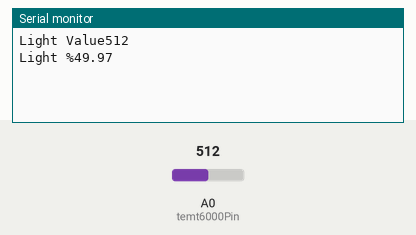
Simulated run of this sketch. Board: ESP8266 (NodeMCU). Shown: the last lines printed to the serial monitor. The inputs (shaded band) are chosen by the test bench; at power-on: A0 (temt6000Pin) = 512. WiFi joins after 1.5 s; servers stay silent unless stated.

Above: at 3.0 s.
3.1 s: A0 (temt6000Pin) set to 716
At 4.4 s:
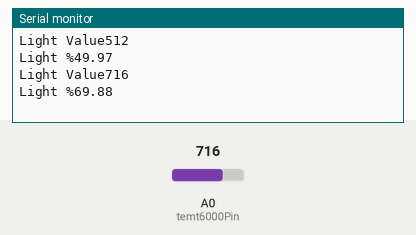
4.6 s: A0 (temt6000Pin) set to 900
At 6.6 s:
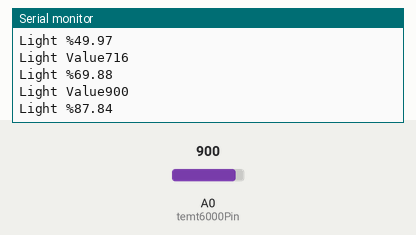
Timing chart, 0 to 8.1 s (numbered marks = the images above; inputs shaded):
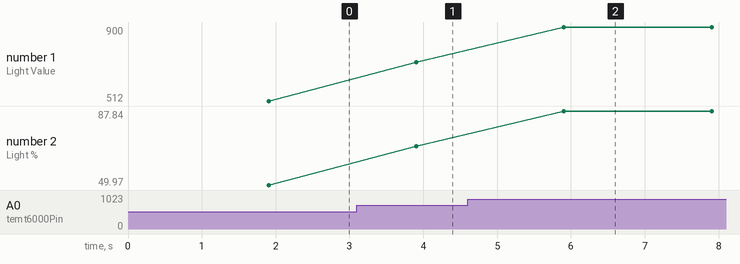

The sketch:

smart-light-monitoring-using-esp8266-and-blynk-iot.ino
```cpp
//Tech Trends Shameer
//Light Intensity Measurement

#define BLYNK_TEMPLATE_ID "TMPL3Atk3AY9w"
#define BLYNK_TEMPLATE_NAME "Light Intensity Measurement"
#define BLYNK_AUTH_TOKEN "Am76Kd2Fr-xfgCq7uydjl9mmuIs4--mxfkj6mZk"

#define BLYNK_PRINT Serial
#include <ESP8266WiFi.h>
#include <BlynkSimpleEsp8266.h>

char auth[] = BLYNK_AUTH_TOKEN;

char ssid[] = "WiFi Username";  // type your wifi name
char pass[] = "WiFi Password";  // type your wifi password

BlynkTimer timer;


int temt6000Pin = A0;   //Connect Ambient Sensor to A0 in NodeMCU
float light;
int light_value;

void lightIntensity()
{
    int light_value = analogRead(temt6000Pin);
    light = light_value * 0.0976;// percentage calculation
    Blynk.virtualWrite(V0, light);
    Serial.print("Light Value");
    Serial.println(light_value);
    Serial.print("Light %");
    Serial.println(light);
    delay(2000);
}

void setup()
{
  Serial.begin(115200);

  pinMode(temt6000Pin, INPUT); //data pin for ambientlight sensor
  Blynk.begin(auth, ssid, pass);
  timer.setInterval(100L, lightIntensity);
}

void loop()
{
    Blynk.run();
    timer.run();
}
```

Measured:
- after the input at 3.1 s, the serial monitor: prints a new line after 0.80 s (image 1)
- after the input at 4.6 s, the serial monitor: prints a new line after 1.3 s (image 2)
- plotted number 1: 512 → 716 after the input at 3.1 s, 716 → 900 after the input at 4.6 s
- plotted number 2: 49.97 → 69.88 after the input at 3.1 s, 69.88 → 87.84 after the input at 4.6 s
